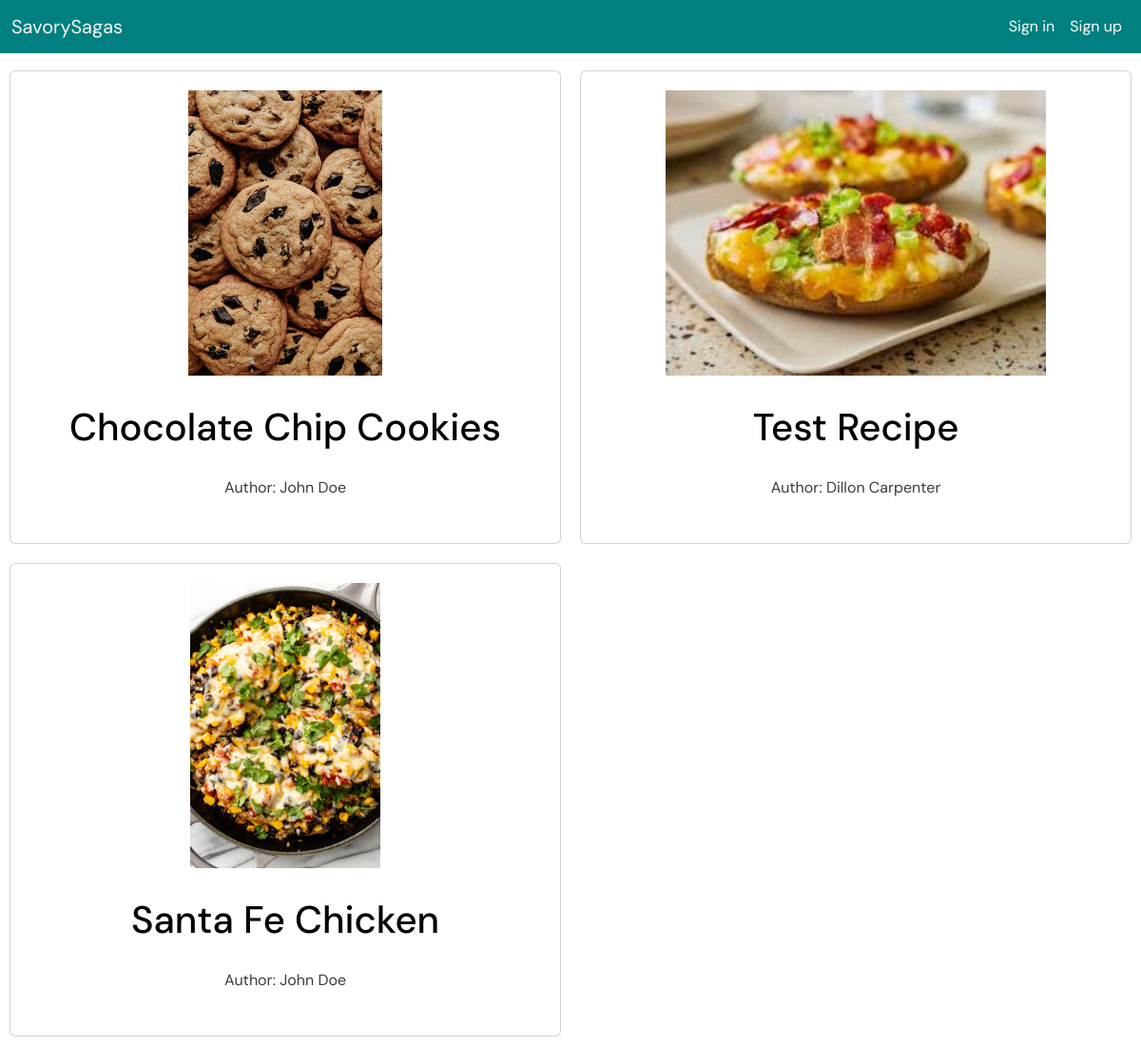
The app's page /entity/index.php, older data.
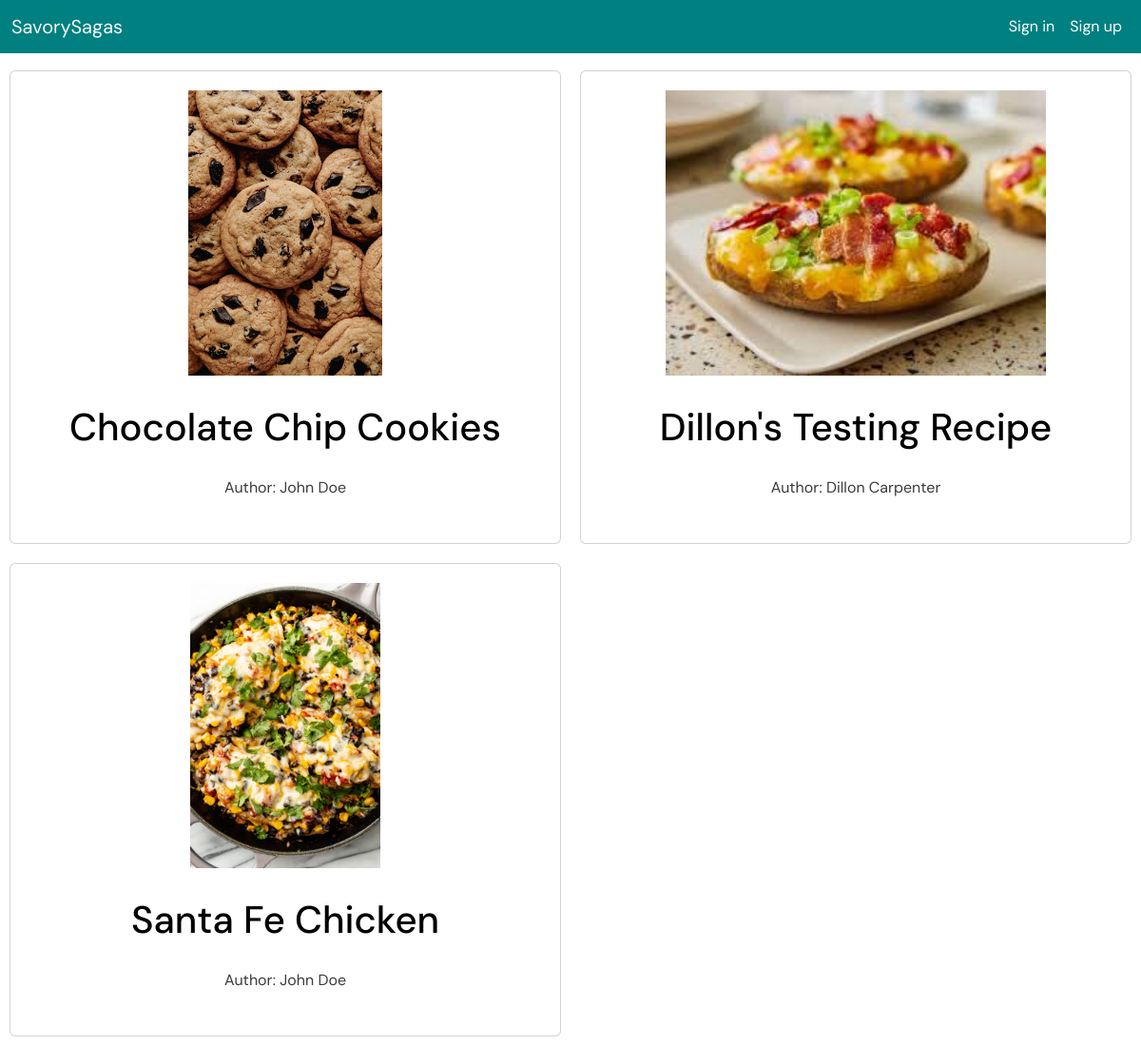
The same page, newer data.
### tables this page shows
CREATE TABLE `recipes` (
  `recipe_ID` int(10) UNSIGNED NOT NULL,
  `user_ID` int(10) UNSIGNED NOT NULL,
  `recipe_name` varchar(100) NOT NULL,
  `category_ID` tinyint(4) UNSIGNED NOT NULL,
  `prep_time_minutes` tinyint(3) UNSIGNED NOT NULL,
  `cook_time_minutes` tinyint(3) UNSIGNED NOT NULL,
  `servings` tinyint(4) UNSIGNED NOT NULL,
  `image` varchar(255) NOT NULL COMMENT 'File Path',
  `view_count` int(11) UNSIGNED NOT NULL
);

CREATE TABLE `users` (
  `user_ID` int(10) UNSIGNED NOT NULL,
  `name` varchar(100) NOT NULL,
  `email` varchar(200) NOT NULL,
  `password` varchar(72) NOT NULL,
  `is_admin` tinyint(1) NOT NULL
);

### utils/SQLfunctions.php (called while the page is built, shortened)
<?php
function fetchRecipes($db)
{
    try {
        $sql = "SELECT
                    recipes.recipe_ID AS id,
                    recipes.recipe_name AS name,
                    recipes.image,
                    users.name AS author
                FROM
                    recipes
                INNER JOIN
                    users
                ON
                    recipes.user_ID = users.user_ID";
        $stmt = $db->query($sql);
        $recipes = $stmt->fetchAll();
        return $recipes;
    } catch (Exception $e) {
        echo "Error fetching recipes: " . $e->getMessage();
        return [];
    }
}

### utils/functions.php (the view, shortened to what this page needs)
<?php
function getHead($title)
{
  ?>
  <link href="https://cdn.jsdelivr.net/npm/bootstrap@5.3.2/dist/css/bootstrap.min.css" rel="stylesheet"
 />
  <link rel="stylesheet" href="../css/styles.css" type="text/css" />
  <?php
}
function getNav()
{
  ?>
  <div class="container-fluid">
    <a class="navbar-brand text-light" href="../entity/index.php">SavorySagas</a>
    <div id="navbarNavAltMarkup">
      <div class="navbar-nav">
        <?php
        if (isset($_SESSION['signedIn'])) {
          ?>
          <a class="nav-link" href="../auth/delete-account.php">Delete account</a>
          <a class="nav-link" href="../auth/signout.php" id="signinBtn">Sign out</a>
          <?php
        } else {
          ?>
          <a class="nav-link" href="../auth/signin.php" id="signinBtn">Sign in</a>
          <a class="nav-link" href="../auth/signup.php" id="signupBtn">Sign up</a>
          <?php
        } ?>
      </div>
    </div>
  </div>
  <?php
}
  ?>
  <?php
function displayCards($recipes)
{
  for ($i = 0; $i < count($recipes); $i++) {
    ?>
    <div class="card">
      <a href="../entity/detail.php?recipe_id=<?= $recipes[$i]['id'] ?>">
        <div class="img-div">
          <img src="<?= $recipes[$i]['image'] ?>">
        </div>
        <div class="h1-div">
          <h1 class="text-truncate"><?= $recipes[$i]['name'] ?></h1>
        </div>
        <p class="author">Author: <?= $recipes[$i]['author'] ?></p>
      </a>
    </div>
    <?php
  }
}
    ?>

### entity/index.php (shortened to what this page needs)
<?php
include_once('../utils/functions.php');
include_once('../utils/SQLfunctions.php');
include_once('../db.php');
$recipes = fetchRecipes($db);
$title = 'Recipes';
?>
<!doctype html>
<html lang="en">
<head>
	<?= getHead($title); ?>
</head>
<body>
	<nav class="navbar navbar-expand-lg navbar-light mb-2 turqoise">
		<?= getNav(); ?>
	</nav>
	<main>
		<?php if (count($recipes) > 0) { ?>
			<div id="content">
				<?php displayCards($recipes); ?>
			</div>
		<?php } ?>
	</main>
</body>
</html>

### css/styles.css (style rules this page uses)
body { font-family: "DM Sans", sans-serif; font-size: 16px; }
#content { display: grid; grid-template-columns: repeat(3, 1fr); }
@media (max-width: 1200px) { #content { display: grid; grid-template-columns: repeat(2, 1fr); } }
.card { height: auto; box-sizing: border-box; padding: 20px; margin: 10px; display: inline-block; text-align: center; }
.card img { width: auto; height: 100%; }
.img-div { height: 300px; overflow: hidden; margin-bottom: 10px; display: flex; justify-content: center; align-items: center; }
.h1-div { height: 96px; display: flex; justify-content: center; align-items: center; }
.card h1 { color: #000000; align-items: center; }
.author { color: #3b3b3b; padding-bottom: 10px; }
#navbarNavAltMarkup div a { color: #ffffff; }
#navbarNavAltMarkup { display: flex; justify-content: flex-end; }
.navbar-nav { flex-direction: row; }
.nav-link { padding: 8px; }
.turqoise { background-color: #008080; }
a { color: #fa8072; text-decoration: none; }

Row changes from the older to the newer data that the page shows:
changed recipes "Dillon Carpenter": recipe_name "Test Recipe" → "Dillon's Testing Recipe"
